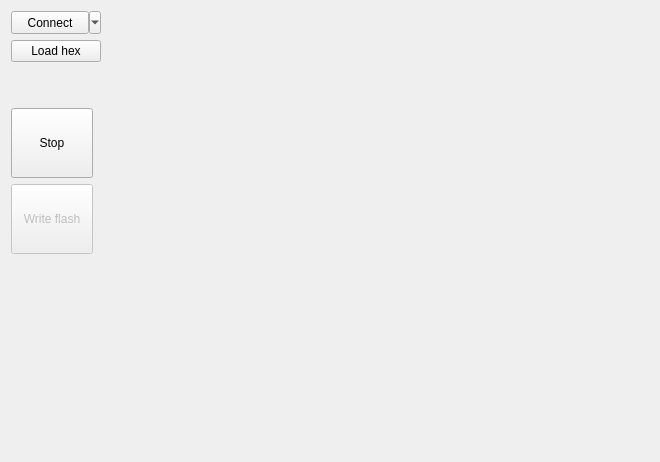
<?xml version="1.0" encoding="UTF-8"?>
<ui version="4.0">
 <class>MiniShupitoUI</class>
 <widget class="QWidget" name="MiniShupitoUI">
  <property name="geometry">
   <rect>
    <x>0</x>
    <y>0</y>
    <width>660</width>
    <height>462</height>
   </rect>
  </property>
  <property name="sizePolicy">
   <sizepolicy hsizetype="Expanding" vsizetype="Preferred">
    <horstretch>0</horstretch>
    <verstretch>0</verstretch>
   </sizepolicy>
  </property>
  <property name="windowTitle">
   <string>Form</string>
  </property>
  <layout class="QVBoxLayout" name="mainLayout">
   <item>
    <layout class="QHBoxLayout" name="horizontalLayout" stretch="0,1">
     <item>
      <layout class="QVBoxLayout" name="vertLayout" stretch="0,0,0,0,0,0,0,0">
       <item>
        <layout class="QVBoxLayout" name="verticalLayout">
         <item>
          <widget class="QToolButton" name="connectButton">
           <property name="sizePolicy">
            <sizepolicy hsizetype="Minimum" vsizetype="Fixed">
             <horstretch>0</horstretch>
             <verstretch>0</verstretch>
            </sizepolicy>
           </property>
           <property name="minimumSize">
            <size>
             <width>90</width>
             <height>23</height>
            </size>
           </property>
           <property name="text">
            <string>Connect</string>
           </property>
           <property name="popupMode">
            <enum>QToolButton::MenuButtonPopup</enum>
           </property>
           <property name="toolButtonStyle">
            <enum>Qt::ToolButtonTextOnly</enum>
           </property>
          </widget>
         </item>
         <item>
          <widget class="QPushButton" name="loadBtn">
           <property name="toolTip">
            <string>No file currently opened</string>
           </property>
           <property name="text">
            <string>Load hex</string>
           </property>
           <property name="icon">
            <iconset resource="../../actions.qrc">
             <normaloff>:/actions/open</normaloff>:/actions/open</iconset>
           </property>
          </widget>
         </item>
         <item>
          <widget class="QLabel" name="filedate">
           <property name="sizePolicy">
            <sizepolicy hsizetype="Expanding" vsizetype="Preferred">
             <horstretch>0</horstretch>
             <verstretch>0</verstretch>
            </sizepolicy>
           </property>
           <property name="text">
            <string notr="true"/>
           </property>
          </widget>
         </item>
        </layout>
       </item>
       <item>
        <widget class="QLabel" name="chipIdLabel">
         <property name="sizePolicy">
          <sizepolicy hsizetype="Expanding" vsizetype="Preferred">
           <horstretch>0</horstretch>
           <verstretch>0</verstretch>
          </sizepolicy>
         </property>
         <property name="text">
          <string notr="true"/>
         </property>
        </widget>
       </item>
       <item>
        <widget class="QToolButton" name="startStopBtn">
         <property name="sizePolicy">
          <sizepolicy hsizetype="Fixed" vsizetype="Fixed">
           <horstretch>0</horstretch>
           <verstretch>0</verstretch>
          </sizepolicy>
         </property>
         <property name="minimumSize">
          <size>
           <width>82</width>
           <height>70</height>
          </size>
         </property>
         <property name="styleSheet">
          <string notr="true"/>
         </property>
         <property name="text">
          <string>Stop</string>
         </property>
         <property name="icon">
          <iconset resource="../shupitoicons.qrc">
           <normaloff>:/icons/stop</normaloff>
           <normalon>:/icons/stop</normalon>
           <activeon>:/icons/stop</activeon>:/icons/stop</iconset>
         </property>
         <property name="iconSize">
          <size>
           <width>48</width>
           <height>48</height>
          </size>
         </property>
         <property name="checkable">
          <bool>false</bool>
         </property>
         <property name="popupMode">
          <enum>QToolButton::DelayedPopup</enum>
         </property>
         <property name="toolButtonStyle">
          <enum>Qt::ToolButtonTextUnderIcon</enum>
         </property>
         <property name="autoRaise">
          <bool>false</bool>
         </property>
         <property name="arrowType">
          <enum>Qt::NoArrow</enum>
         </property>
        </widget>
       </item>
       <item>
        <widget class="QToolButton" name="writeButton">
         <property name="enabled">
          <bool>false</bool>
         </property>
         <property name="sizePolicy">
          <sizepolicy hsizetype="Fixed" vsizetype="Fixed">
           <horstretch>0</horstretch>
           <verstretch>0</verstretch>
          </sizepolicy>
         </property>
         <property name="minimumSize">
          <size>
           <width>82</width>
           <height>70</height>
          </size>
         </property>
         <property name="toolTip">
          <string>Load some file first</string>
         </property>
         <property name="styleSheet">
          <string notr="true"/>
         </property>
         <property name="text">
          <string>Write flash</string>
         </property>
         <property name="icon">
          <iconset resource="../shupitoicons.qrc">
           <normaloff>:/icons/write_chip.png</normaloff>:/icons/write_chip.png</iconset>
         </property>
         <property name="iconSize">
          <size>
           <width>48</width>
           <height>48</height>
          </size>
         </property>
         <property name="popupMode">
          <enum>QToolButton::DelayedPopup</enum>
         </property>
         <property name="toolButtonStyle">
          <enum>Qt::ToolButtonTextUnderIcon</enum>
         </property>
         <property name="autoRaise">
          <bool>false</bool>
         </property>
        </widget>
       </item>
       <item>
        <widget class="QLabel" name="engineLabel">
         <property name="text">
          <string notr="true"/>
         </property>
         <property name="alignment">
          <set>Qt::AlignHCenter|Qt::AlignTop</set>
         </property>
        </widget>
       </item>
       <item>
        <layout class="QVBoxLayout" name="vddLayout"/>
       </item>
       <item>
        <widget class="QLabel" name="vccLabel">
         <property name="sizePolicy">
          <sizepolicy hsizetype="Preferred" vsizetype="Preferred">
           <horstretch>0</horstretch>
           <verstretch>0</verstretch>
          </sizepolicy>
         </property>
         <property name="minimumSize">
          <size>
           <width>70</width>
           <height>0</height>
          </size>
         </property>
         <property name="font">
          <font>
           <pointsize>12</pointsize>
           <weight>75</weight>
           <bold>true</bold>
          </font>
         </property>
         <property name="toolTip">
          <string>Voltage</string>
         </property>
         <property name="autoFillBackground">
          <bool>false</bool>
         </property>
         <property name="text">
          <string/>
         </property>
         <property name="alignment">
          <set>Qt::AlignCenter</set>
         </property>
        </widget>
       </item>
       <item>
        <spacer name="verticalSpacer_2">
         <property name="orientation">
          <enum>Qt::Vertical</enum>
         </property>
         <property name="sizeHint" stdset="0">
          <size>
           <width>20</width>
           <height>40</height>
          </size>
         </property>
        </spacer>
       </item>
      </layout>
     </item>
     <item>
      <spacer name="horizontalSpacer">
       <property name="orientation">
        <enum>Qt::Horizontal</enum>
       </property>
       <property name="sizeHint" stdset="0">
        <size>
         <width>0</width>
         <height>20</height>
        </size>
       </property>
      </spacer>
     </item>
    </layout>
   </item>
   <item>
    <layout class="QVBoxLayout" name="verticalLayout_3" stretch="0,1">
     <item>
      <layout class="QHBoxLayout" name="horLayout"/>
     </item>
     <item>
      <spacer name="verticalSpacer">
       <property name="orientation">
        <enum>Qt::Vertical</enum>
       </property>
       <property name="sizeHint" stdset="0">
        <size>
         <width>20</width>
         <height>40</height>
        </size>
       </property>
      </spacer>
     </item>
    </layout>
   </item>
  </layout>
 </widget>
 <resources>
  <include location="../../actions.qrc"/>
  <include location="../shupitoicons.qrc"/>
 </resources>
 <connections/>
</ui>
